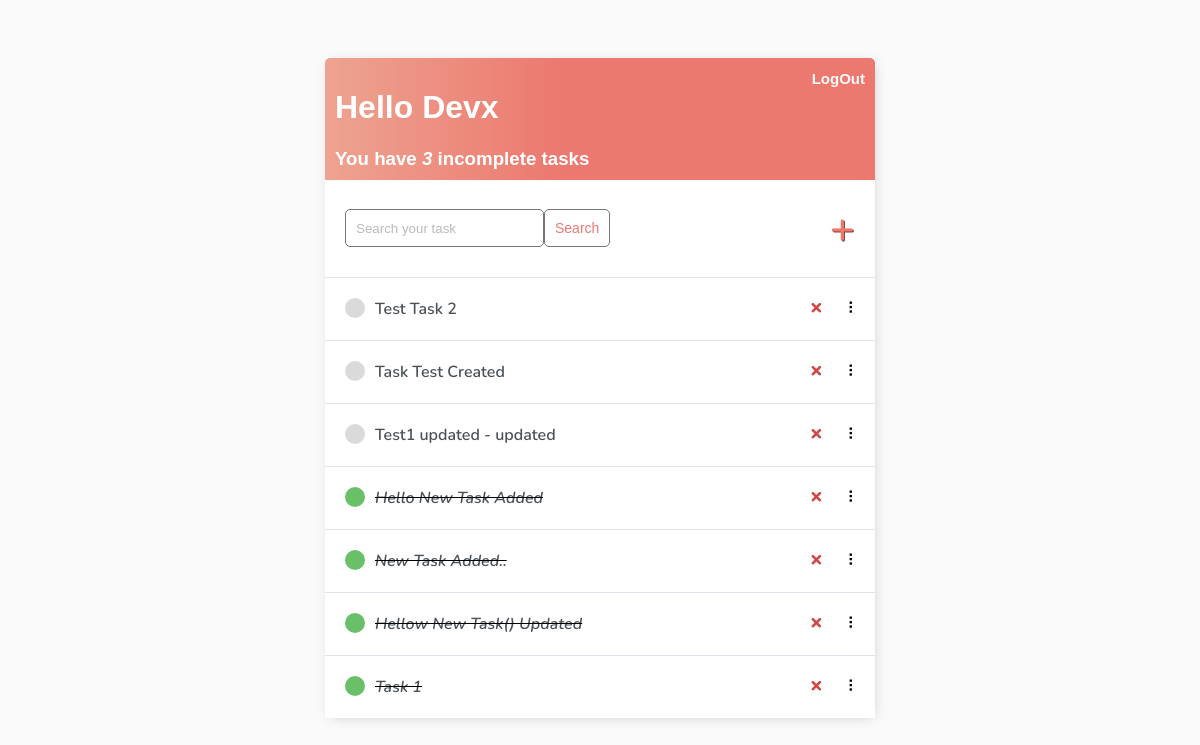
The app's page / (signed in), older data.
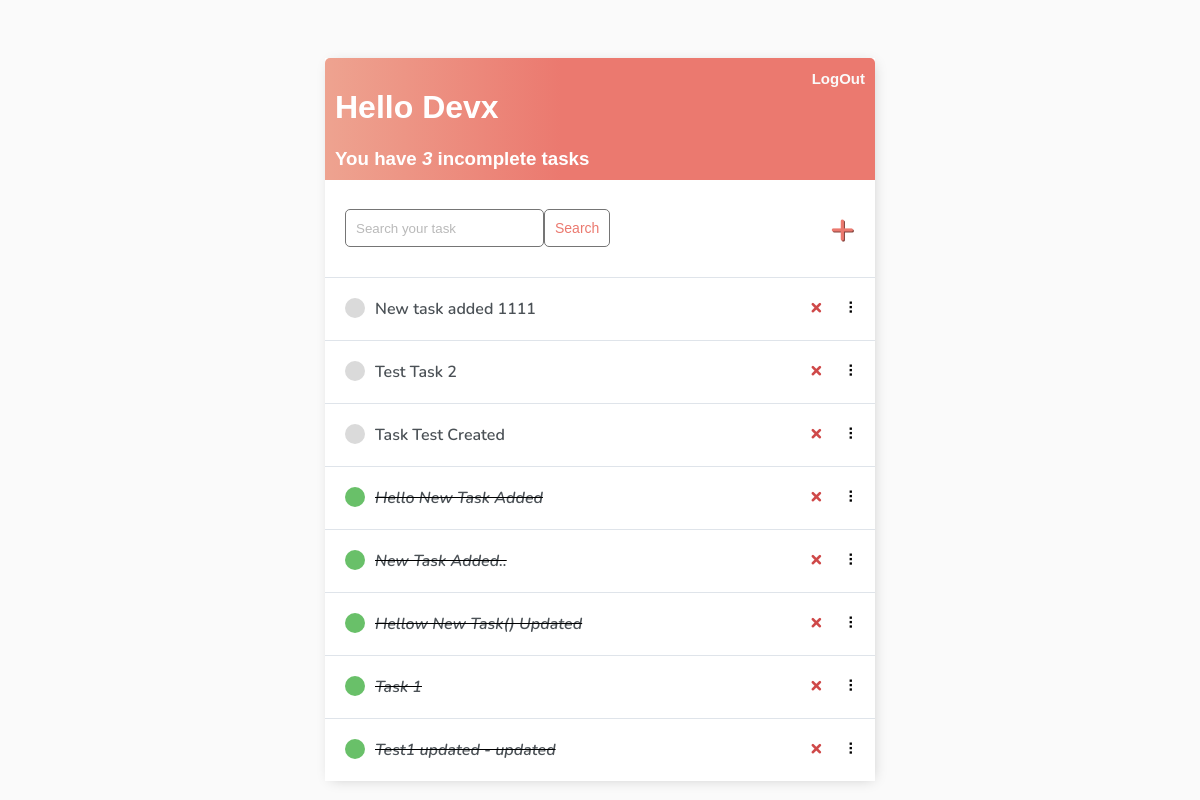
The same page, newer data.
### base/models.py (models this page shows)
class Task(models.Model):
    user = models.ForeignKey(User, on_delete=models.CASCADE, null=True, blank=True)
    title = models.CharField(max_length=200)
    description = models.TextField(null=True, blank=True)
    completed = models.BooleanField(default=False)
    created = models.DateTimeField(auto_now_add=True)
    def __str__(self):
        return self.title
    class Meta:
        ordering = ['completed', '-created' ]

### base/views.py (the view)
# urls.py: path('', TaskList.as_view(), name="tasks"),
class TaskList(LoginRequiredMixin, ListView):
    model = Task
    context_object_name = 'tasks'
    def get_context_data(self, **kwargs):
        context = super().get_context_data(**kwargs)
        context['tasks'] = context['tasks'].filter(user=self.request.user)
        context['count'] = context['tasks'].filter(completed=False).count()
        search_input = self.request.GET.get('search-area') or ''
        if search_input:
            context['tasks'] = context['tasks'].filter(title__startswith=search_input)
            context['search_input'] = search_input
        return context

### base/templates/base/task_list.html (shortened to what this page needs)
{% extends 'main.html' %}
{% block content %}
<div class="header-bar">
    <div>
        <h1>Hello {{request.user|title}}</h1>
        <h3 style="margin:0">You have <i>{{count}}</i> incomplete task{{ count|pluralize:"s" }}</h3>
    </div>
    {% if request.user.is_authenticated %}
    <div class="logout-form" >
        <form id="logout-form" method="post" action="{% url 'logout' %}">
            <button type="submit">LogOut</button>
        </form>
    </div>
    {% else %}
    <a href="{% url 'login' %}">Login</a>
    {% endif %}
</div>
<div id="search-add-wrapper">
    <form method="GET" style="display: flex;">
        <input type='text' name='search-area' placeholder="Search your task" value="{{search_input}}">
        <input class="button" type="submit" value='Search'>
    </form>
    {% if tasks|length > 0 %}
    <a id="add-link" href="{% url 'task-create' %}">&#x2b;</a>
    {% endif %}
</div>
<div id="tasklist" class="task-items-wrapper">
    {% for task in tasks %}
    <div class="task-wrapper" data-position="{{task.pk}}">
        <div class="task-title">
            {% if task.completed %}
            <div class="task-complete-icon"></div>
            <i><s><a href="{% url 'task-update' task.id %}">{{task}}</a></s></i>
            {% else %}
            <div class="task-incomplete-icon"></div>
            <a href="{% url 'task-update' task.id %}">{{task}}</a>
            {% endif %}
        </div>
        <div class="task-controls">
            <a class="delete-link" href="{% url 'task-delete' task.id %}">&#215;</a>
            <span class="handle">&nbsp;&#10247;</span>
        </div>
    </div>
    {% empty %}
    <div style="text-align: center; padding-bottom: 10px; line-height: 1em;">
        <h3>No new tasks are created.</h3>
        <h3>Create a <a style="text-decoration: none; color: #e53935;" href="{% url 'task-create' %}">New task</a> ! </h3>
    </div>
    {% endfor %}
</div>
{% endblock content %}

### templates/main.html (shortened to what this page needs)
<!DOCTYPE html>
{% load static %}
<html lang="en">
<head>
    <link rel="stylesheet" href="{% static 'style/main.css' %}">
</head>
<body>
    <div class="container">
        {% block content %}
        {% endblock %}
    </div>
</body>
</html>

### static/style/main.css (style rules this page uses)
body { background-color: #FAFAFA; font-family: 'Nunito', sans-serif; padding-top: 50px; }
h1, h2, h3, h4, h5, h6 { font-family: 'Raleway', sans-serif; }
a, p { color: #4b5156 }
#logout-form { display: inline; }
#logout-form button { background: none; border: none; cursor: pointer; padding: 0; text-decoration: none; color: #FAFAFA; font-weight: 600; font-size: 15px; }
a { font-weight: 600; }
.container { max-width: 550px; margin: auto; background-color: #fff; -webkit-box-shadow: 2px 2px 13px -4px rgba(0, 0, 0, 0.21); box-shadow: 2px 2px 13px -4px rgba(0, 0, 0, 0.21); }
input { outline: none; border: none; }
.header-bar { display: flex; justify-content: space-between; color: #fff; padding: 10px; border-radius: 5px 5px 0 0; background: linear-gradient(90deg, #EEA390 0%, #EB796F 43%, #EB796F 100%); }
.task-wrapper { display: flex; align-items: center; justify-content: space-between; background-color: #fff; border-top: 1px solid #dfe4ea; overflow: hidden; }
.task-title { display: flex; padding: 20px; }
.task-title a { text-decoration: none; color: #4b5156; margin-left: 10px; }
.task-complete-icon { height: 20px; width: 20px; background-color: rgb(105, 192, 105); border-radius: 50%; }
.task-incomplete-icon { height: 20px; width: 20px; background-color: rgb(218, 218, 218); border-radius: 50%; }
.delete-link { text-decoration: none; font-weight: 900; color: #cf4949; font-size: 22px; line-height: 0; padding: 20px 0px; }
.handle { display: inline-block; padding: 20px 16px; cursor: grab; user-select: none; }
.handle:after, .handle:before { display: block; content: ""; }
#add-link { color: #EB796F; text-decoration: none; font-size: 42px; text-shadow: 1px 1px #81413b; }
#search-add-wrapper { display: flex; justify-content: space-between; align-items: center; padding: 20px; }
input[type=text], input[type=email], input[type=password], textarea { border: 1px solid #757575; border-radius: 5px; padding: 10px; width: 90%; }
::placeholder { font-weight: 300; opacity: 0.5; }
.button { border: 1px solid #757575; background-color: #FFF; color: #EB796F; padding: 10px; font-size: 14px; border-radius: 5px; cursor: pointer; text-decoration: none; }

Row changes from the older to the newer data that the page shows:
added Task: title "New task added 1111"
changed Task "Test1 updated - updated": completed False → True (drawn); moves down the list
